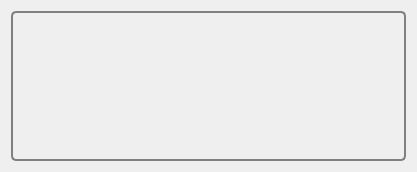
<?xml version="1.0" encoding="UTF-8"?>
<ui version="4.0">
 <class>GvvQTimeBudgetView</class>
 <widget class="QWidget" name="GvvQTimeBudgetView">
  <property name="geometry">
   <rect>
    <x>0</x>
    <y>0</y>
    <width>417</width>
    <height>172</height>
   </rect>
  </property>
  <property name="windowTitle">
   <string>Time Budget Monitoring</string>
  </property>
  <property name="styleSheet">
   <string notr="true">QGroupBox
{
     background-color: qlineargradient(x1: 0, y1: 0, x2: 0, y2: 1,
                                       stop: 0 #E0E0E0, stop: 1 #FFFFFF);
     border: 2px solid gray;
     border-radius: 5px;
     margin-top: 1ex; /* leave space at the top for the title */
 }

 QGroupBox::title
{
	 subcontrol-origin: margin;
     subcontrol-position: top center; /* position at the top center */
     padding: 0 3px;
     /*background-color: qlineargradient(x1: 0, y1: 0, x2: 0, y2: 1,
                                       stop: 0 #DDDDDD, stop: 1 #FFFFFF);*/
     border-radius: 3px;
 }

QLabel
{
	border-radius: 4px;
	padding: 2px;
 }
</string>
  </property>
  <layout class="QHBoxLayout" name="horizontalLayout">
   <item>
    <widget class="QGroupBox" name="_frameTimeViewGroupBox">
     <property name="title">
      <string/>
     </property>
    </widget>
   </item>
  </layout>
 </widget>
 <resources/>
 <connections/>
</ui>
